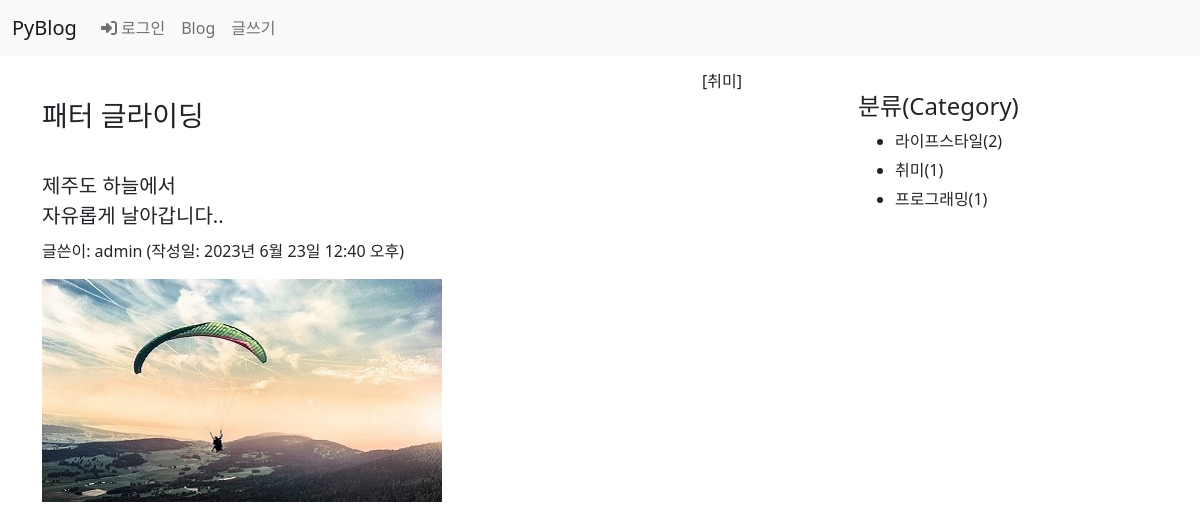
The page /blog/7/ on the database as committed earlier.
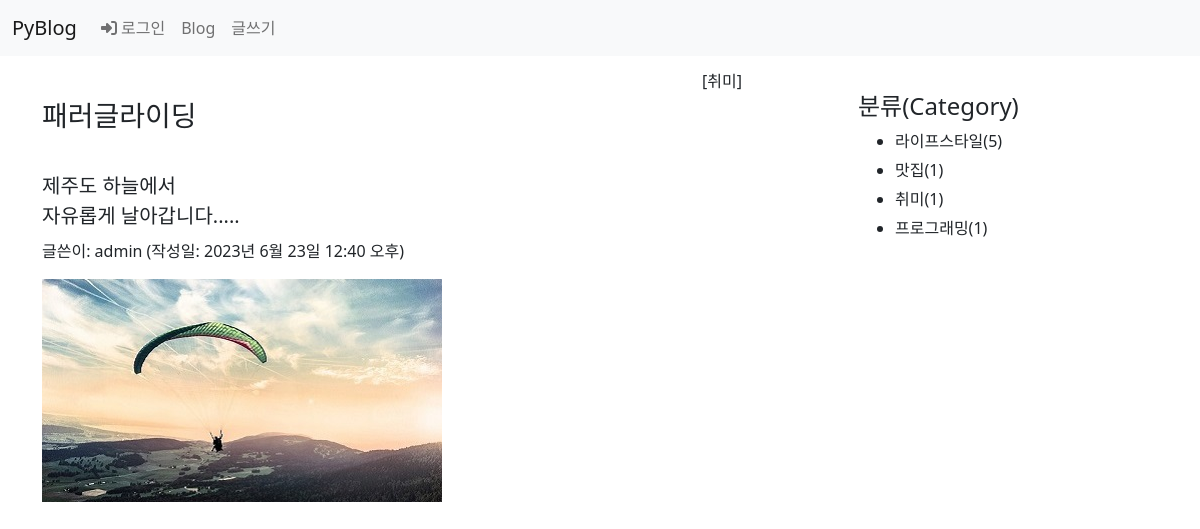
The same page on the database as committed later.
### blog/models.py (models this page shows, shortened)
class Post(models.Model):
    author = models.ForeignKey(User, on_delete=models.CASCADE)
    title = models.CharField(max_length=100)    # 제목
    content = models.TextField()                # 내용
    pub_date = models.DateTimeField()           # 발행일
    modify_date = models.DateTimeField(null=True, blank=True)   # 입력 폼이 비어도 됨
    photo = models.ImageField(upload_to='blog/images/%Y/%m/%d/',
                    null=True, blank=True)  # null 허용, 파일을 첨부하지 않을 수 있음
    file = models.FileField(upload_to='blog/files/%Y/%m/%d/',
                            null=True, blank=True) # null 허용, 파일을 첨부하지 않을 수 있음
    category = models.ForeignKey(Category, null=True, blank=True,
                    on_delete=models.SET_NULL)  # 카테고리가 삭제되어도

class Category(models.Model):
    name = models.CharField(max_length=50, unique=True)
    slug = models.SlugField(max_length=200, unique=True,
                allow_unicode=True)
    def __str__(self):
        return self.name
    class Meta:
        ordering = ['name']  # 이름순 정렬
        verbose_name = 'category'
        verbose_name_plural = 'categories'

### blog/views.py (the view)
# urls.py: path('<int:post_id>/', views.detail, name='detail'), # 상세 페이지
def detail(request, post_id):
    post = Post.objects.get(id=post_id)
    categories = Category.objects.all() # 카테고리 전체 검색
    context = {'post': post, 'categories': categories}
    return render(request, 'blog/detail.html', context)

### templates/blog/detail.html (shortened to what this page needs)
{% extends 'base.html' %}
{% block content %}
<div class="container my-3">
    <section id="detail">
        {% if post.category %}
        <h6 class="text-end">[{{ post.category }}]</h6>
        {% endif %}
        <h3>{{ post.title }}</h3>
        <h5 style="white-space: pre-line; line-height: 1.5">
            {{ post.content }}
        </h5>
        <p>글쓴이: {{ post.author }} (작성일: {{ post.pub_date }})</p>
        {% if post.photo %}
        <img src="{{ post.photo.url }}">
        {% endif %}
    </section>
    <aside id="category">
        <h4>분류(Category)</h4>
        <div>
            <ul>
                {% for category in categories %}
                <li>{{ category.name }}({{ category.post_set.count }})</li>
                {% endfor %}
            </ul>
        </div>
    </aside>
</div>
{% endblock %}

### templates/base.html (shortened to what this page needs)
<!DOCTYPE html>
<html lang="en">
{% load static %}
<head>
    <link rel="stylesheet" href="{% static 'blog/css/bootstrap.css' %}">
    <link rel="stylesheet" href="{% static 'blog/css/style.css' %}">
</head>
<body>
{% include 'navbar.html' %}
{% block content %}
{% endblock %}
</body>
</html>

### templates/navbar.html (shortened to what this page needs)
<nav class="navbar navbar-expand-lg navbar-light bg-light">
  <div class="container-fluid">
    <a class="navbar-brand" href="/">PyBlog</a>
    <div class="collapse navbar-collapse" id="navbarSupportedContent">
      <ul class="navbar-nav me-auto mb-2 mb-lg-0">
        {% if not user.is_authenticated %}
        <li class="nav-item">
          <a class="nav-link" href="{% url 'common:login' %}">
            <i class="fa-solid fa-right-to-bracket"></i> 로그인</a>
        </li>
        {% else %}
        <li class="nav-item">
          <a class="nav-link" href="{% url 'common:logout' %}">
            {{ user.username }}(로그아웃)
          </a>
        </li>
        {% endif %}
        <li class="nav-item">
          <a class="nav-link" href="{% url 'blog:post_list' %}">Blog</a>
        </li>
        <li class="nav-item">
          <a class="nav-link" href="{% url 'blog:post_create' %}">글쓰기</a>
        </li>
      </ul>
    </div>
  </div>
</nav>

### static/blog/css/style.css (style rules this page uses)
a { text-decoration: none; }
#detail { width: 700px; float: left; }
#category { width: 200px; float: right; margin: 20px 100px 0 0; }
#category ul li { margin: 5px; }

Rows that differ between the two databases and show on the page:
changed Post "2023년 6월 23일 12:40 오후": title "패터 글라이딩" → "패러글라이딩"; content "제주도 하늘에서 자유롭게 날아갑니다.." → "제주도 하늘에서 자유롭게 날아갑니다....."
computed for Category "라이프스타일": post_set.count "2" → "5"
added Category: name "맛집", post_set.count "1"
